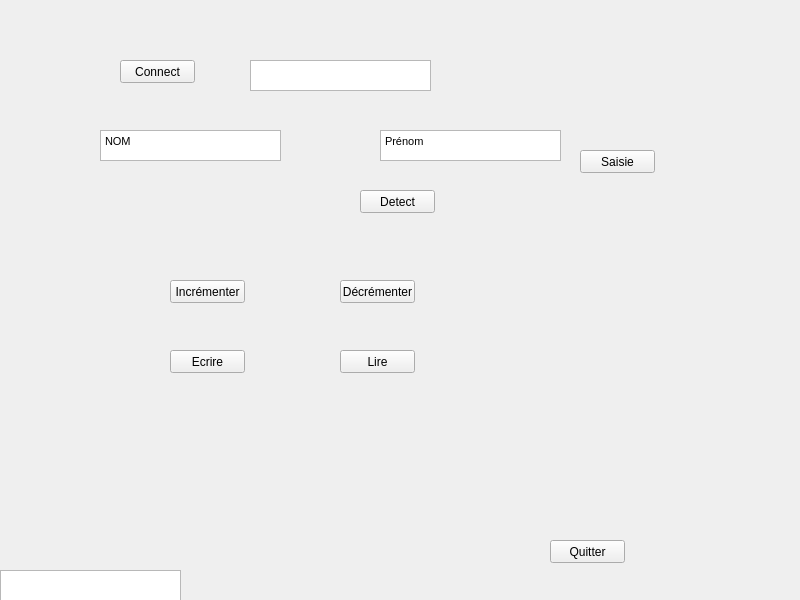
<?xml version="1.0" encoding="UTF-8"?>
<ui version="4.0">
 <class>MainWindow</class>
 <widget class="QWidget" name="MainWindow">
  <property name="geometry">
   <rect>
    <x>0</x>
    <y>0</y>
    <width>800</width>
    <height>600</height>
   </rect>
  </property>
  <property name="windowTitle">
   <string>MainWindow</string>
  </property>
  <widget class="QPushButton" name="Connect">
   <property name="geometry">
    <rect>
     <x>120</x>
     <y>60</y>
     <width>75</width>
     <height>23</height>
    </rect>
   </property>
   <property name="text">
    <string>Connect</string>
   </property>
  </widget>
  <widget class="QTextEdit" name="Display">
   <property name="geometry">
    <rect>
     <x>250</x>
     <y>60</y>
     <width>181</width>
     <height>31</height>
    </rect>
   </property>
  </widget>
  <widget class="QPushButton" name="Saisie">
   <property name="geometry">
    <rect>
     <x>580</x>
     <y>150</y>
     <width>75</width>
     <height>23</height>
    </rect>
   </property>
   <property name="text">
    <string>Saisie</string>
   </property>
  </widget>
  <widget class="QTextEdit" name="fenetreSaisieNom">
   <property name="geometry">
    <rect>
     <x>100</x>
     <y>130</y>
     <width>181</width>
     <height>31</height>
    </rect>
   </property>
   <property name="html">
    <string>&lt;!DOCTYPE HTML PUBLIC &quot;-//W3C//DTD HTML 4.0//EN&quot; &quot;http://www.w3.org/TR/REC-html40/strict.dtd&quot;&gt;
&lt;html&gt;&lt;head&gt;&lt;meta name=&quot;qrichtext&quot; content=&quot;1&quot; /&gt;&lt;style type=&quot;text/css&quot;&gt;
p, li { white-space: pre-wrap; }
&lt;/style&gt;&lt;/head&gt;&lt;body style=&quot; font-family:'MS Shell Dlg 2'; font-size:8.25pt; font-weight:400; font-style:normal;&quot;&gt;
&lt;p style=&quot; margin-top:0px; margin-bottom:0px; margin-left:0px; margin-right:0px; -qt-block-indent:0; text-indent:0px;&quot;&gt;NOM&lt;/p&gt;&lt;/body&gt;&lt;/html&gt;</string>
   </property>
  </widget>
  <widget class="QPushButton" name="Quitter">
   <property name="geometry">
    <rect>
     <x>550</x>
     <y>540</y>
     <width>75</width>
     <height>23</height>
    </rect>
   </property>
   <property name="text">
    <string>Quitter</string>
   </property>
  </widget>
  <widget class="QPushButton" name="Incrementer">
   <property name="geometry">
    <rect>
     <x>170</x>
     <y>280</y>
     <width>75</width>
     <height>23</height>
    </rect>
   </property>
   <property name="text">
    <string>Incrémenter</string>
   </property>
  </widget>
  <widget class="QPushButton" name="Decrementer">
   <property name="geometry">
    <rect>
     <x>340</x>
     <y>280</y>
     <width>75</width>
     <height>23</height>
    </rect>
   </property>
   <property name="text">
    <string>Décrémenter</string>
   </property>
  </widget>
  <widget class="QPushButton" name="Ecrire">
   <property name="geometry">
    <rect>
     <x>170</x>
     <y>350</y>
     <width>75</width>
     <height>23</height>
    </rect>
   </property>
   <property name="text">
    <string>Ecrire</string>
   </property>
  </widget>
  <widget class="QPushButton" name="Lire">
   <property name="geometry">
    <rect>
     <x>340</x>
     <y>350</y>
     <width>75</width>
     <height>23</height>
    </rect>
   </property>
   <property name="text">
    <string>Lire</string>
   </property>
  </widget>
  <widget class="QTextEdit" name="fenetreSaisiePrenom">
   <property name="geometry">
    <rect>
     <x>380</x>
     <y>130</y>
     <width>181</width>
     <height>31</height>
    </rect>
   </property>
   <property name="html">
    <string>&lt;!DOCTYPE HTML PUBLIC &quot;-//W3C//DTD HTML 4.0//EN&quot; &quot;http://www.w3.org/TR/REC-html40/strict.dtd&quot;&gt;
&lt;html&gt;&lt;head&gt;&lt;meta name=&quot;qrichtext&quot; content=&quot;1&quot; /&gt;&lt;style type=&quot;text/css&quot;&gt;
p, li { white-space: pre-wrap; }
&lt;/style&gt;&lt;/head&gt;&lt;body style=&quot; font-family:'MS Shell Dlg 2'; font-size:8.25pt; font-weight:400; font-style:normal;&quot;&gt;
&lt;p style=&quot; margin-top:0px; margin-bottom:0px; margin-left:0px; margin-right:0px; -qt-block-indent:0; text-indent:0px;&quot;&gt;Prénom&lt;/p&gt;&lt;/body&gt;&lt;/html&gt;</string>
   </property>
  </widget>
  <widget class="QPushButton" name="Detect">
   <property name="geometry">
    <rect>
     <x>360</x>
     <y>190</y>
     <width>75</width>
     <height>23</height>
    </rect>
   </property>
   <property name="text">
    <string>Detect</string>
   </property>
  </widget>
  <widget class="QTextEdit" name="key_loaded">
   <property name="geometry">
    <rect>
     <x>0</x>
     <y>570</y>
     <width>181</width>
     <height>31</height>
    </rect>
   </property>
  </widget>
 </widget>
 <resources/>
 <connections/>
</ui>
